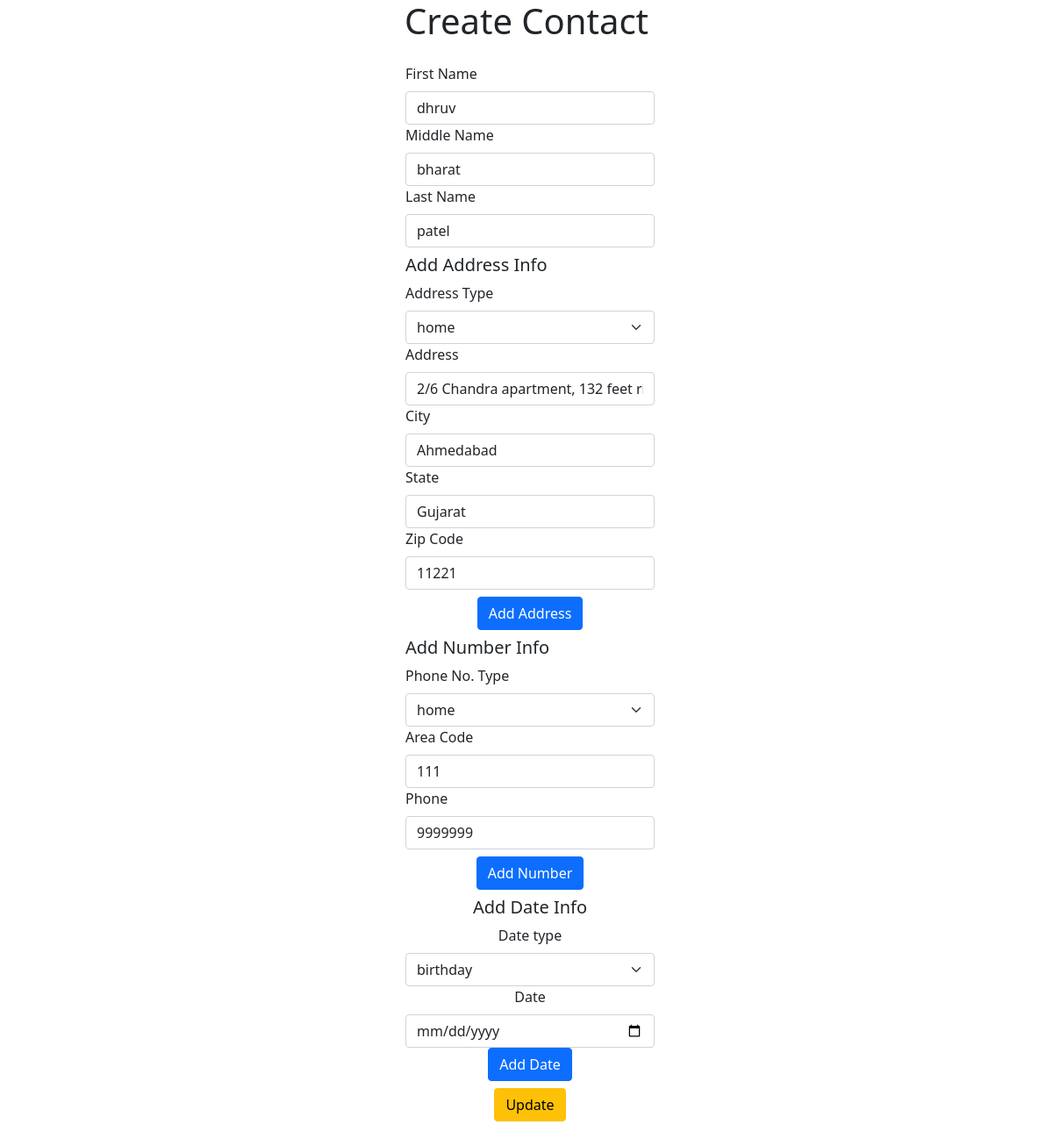
The app's page /edit/54/, older data.
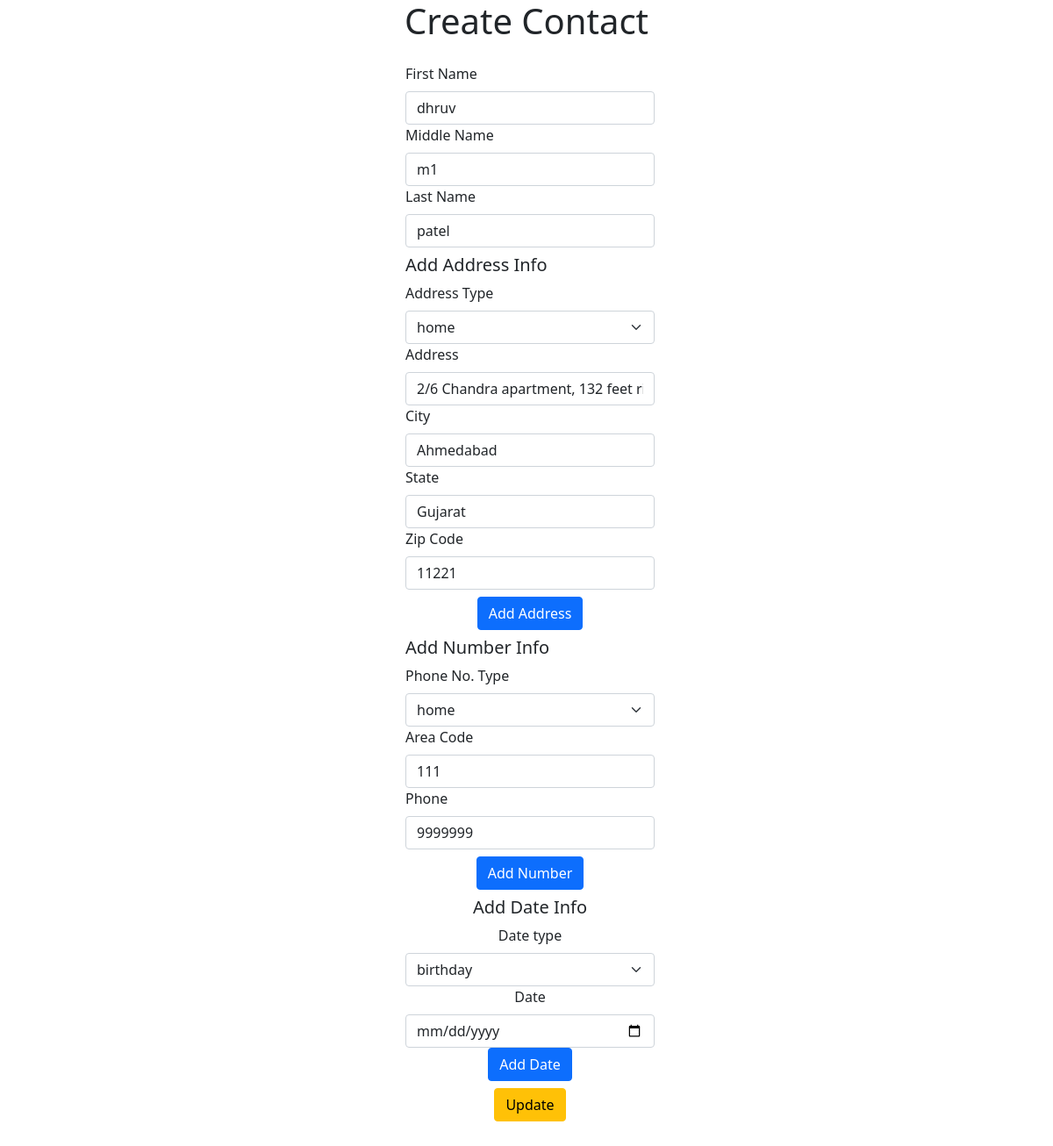
The same page, newer data.
### crudapp/models.py (models this page shows)
class Contact(models.Model):
    fname = models.CharField(max_length=120)
    mname = models.CharField(max_length=120,blank=True,null=True)
    lname = models.CharField(max_length=120)
    class Meta:
        db_table = 'contact'

### crudapp/views.py (the view, shortened to what this page needs)
# urls.py: path('edit/<int:pk>/', views.updateView.as_view(), name='editView'),
class updateView(View):
    def get(self,request,pk):
        address = Address.objects.filter(contact=pk)
        contact = Contact.objects.get(pk=pk)
        phone = Phone.objects.filter(contact=pk)
        date = Date.objects.filter(contact=pk)
        context ={
                'cform':contact,
                'aform':address,
                'pform':phone,
                'dform':date,
            }
        return render(request,'update.html',context)

### crudapp/templates/update.html (shortened to what the changed rows need)
<!DOCTYPE html>
<html lang="en">
<head>
    <link href="https://cdn.jsdelivr.net/npm/bootstrap@5.1.3/dist/css/bootstrap.min.css" rel="stylesheet"
 />
</head>
<body>
    <div class="container">
        <div class="row justify-content-center">
            <h1 style="text-align: center">Create Contact</h1>
            <form class="g-3 mb-5 ms-2" style="width: 300px" method="POST">
                <div id="name_container">
                    <div class="">
                        <label class="form-label">First Name</label>
                        <input type="text" name="fname" maxlength="120" required="" id="id_fname" class="form-control"
                            value="{{cform.fname}}" />
                    </div>
                    <div class="">
                        <label class="form-label">Middle Name</label>
                        <input type="text" name="mname" maxlength="120" id="id_mname" class="form-control"
                            value="{{cform.mname}}" />
                    </div>
                    <div class="">
                        <label class="form-label">Last Name</label>
                        <input type="text" name="lname" maxlength="120" required="" id="id_lname" class="form-control"
                            value="{{cform.lname}}" />
                    </div>
                </div>
            </form>
        </div>
    </div>
</body>
</html>

Row changes from the older to the newer data that the page shows:
changed Contact "dhruv": mname "bharat" → "m1"
